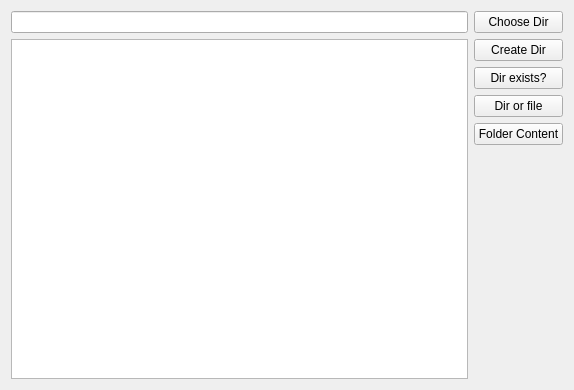
<?xml version="1.0" encoding="UTF-8"?>
<ui version="4.0">
 <class>Widget</class>
 <widget class="QWidget" name="Widget">
  <property name="geometry">
   <rect>
    <x>0</x>
    <y>0</y>
    <width>574</width>
    <height>390</height>
   </rect>
  </property>
  <property name="windowTitle">
   <string>Widget</string>
  </property>
  <layout class="QHBoxLayout" name="horizontalLayout">
   <item>
    <layout class="QVBoxLayout" name="verticalLayout_2">
     <item>
      <widget class="QLineEdit" name="dirLineEdit"/>
     </item>
     <item>
      <widget class="QListWidget" name="fileList"/>
     </item>
    </layout>
   </item>
   <item>
    <layout class="QVBoxLayout" name="verticalLayout">
     <item>
      <widget class="QPushButton" name="chooseDirButton">
       <property name="text">
        <string>Choose Dir</string>
       </property>
      </widget>
     </item>
     <item>
      <widget class="QPushButton" name="createDirButton">
       <property name="text">
        <string>Create Dir</string>
       </property>
      </widget>
     </item>
     <item>
      <widget class="QPushButton" name="dirExistsButton">
       <property name="text">
        <string>Dir exists?</string>
       </property>
      </widget>
     </item>
     <item>
      <widget class="QPushButton" name="dirOrFileButton">
       <property name="text">
        <string>Dir or file</string>
       </property>
      </widget>
     </item>
     <item>
      <widget class="QPushButton" name="folderContentsButton">
       <property name="text">
        <string>Folder Content</string>
       </property>
      </widget>
     </item>
     <item>
      <spacer name="verticalSpacer">
       <property name="orientation">
        <enum>Qt::Vertical</enum>
       </property>
       <property name="sizeHint" stdset="0">
        <size>
         <width>20</width>
         <height>40</height>
        </size>
       </property>
      </spacer>
     </item>
    </layout>
   </item>
  </layout>
 </widget>
 <resources/>
 <connections/>
</ui>
